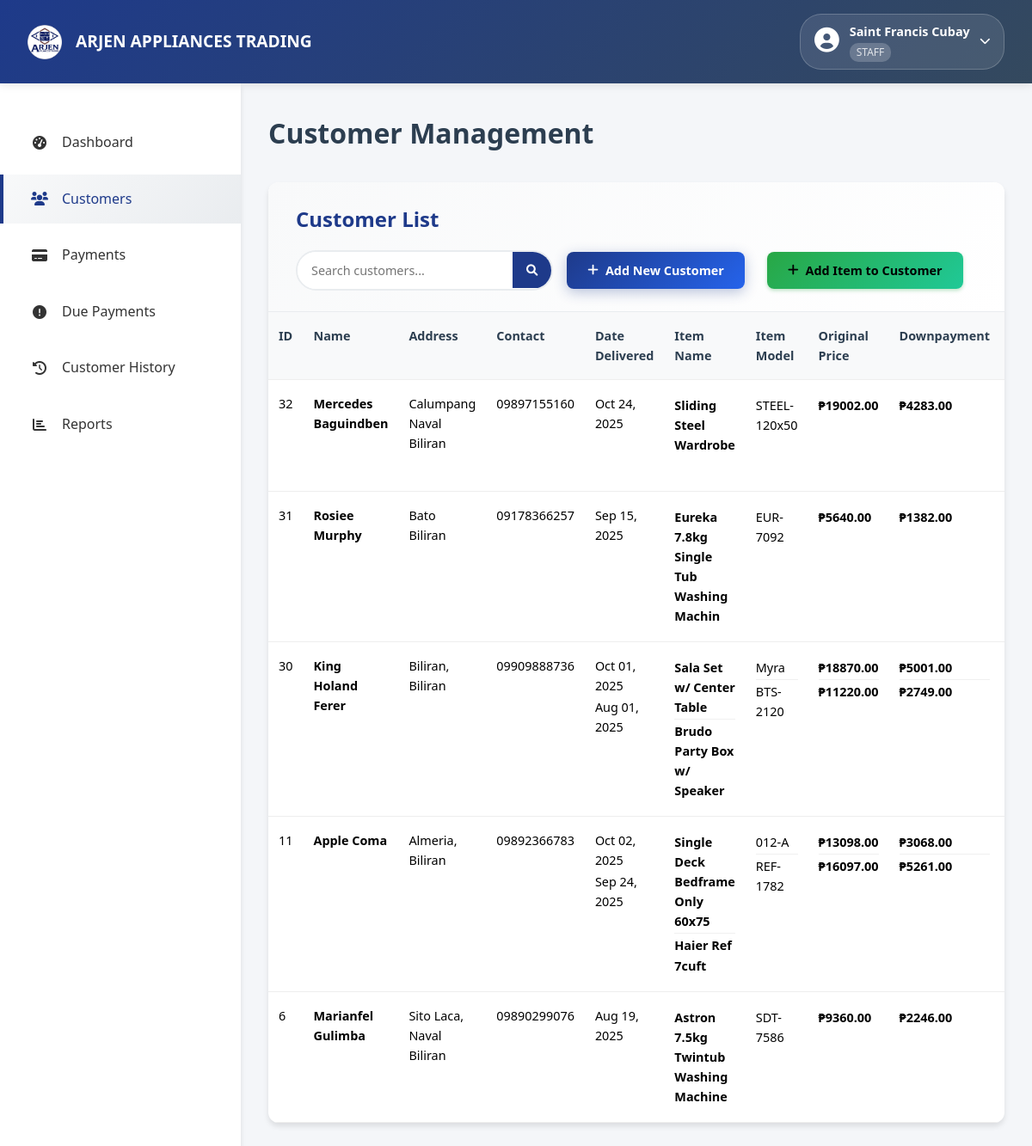
Page /customers/ (signed in) on the committed database.
### myapp/models.py (models this page shows, shortened)
class CustomUser(AbstractUser):
    ROLE_CHOICES = [
        ('admin', 'Admin'),
        ('staff', 'Staff'),
        ('customer', 'Customer'),
    ]
    STATUS_CHOICES = [
        ('active', 'Active'),
        ('inactive', 'Inactive'),
        ('pending', 'Pending'),
    ]
    full_name = models.CharField(max_length=100)
    phone = models.CharField(max_length=20, blank=True)
    role = models.CharField(max_length=10, choices=ROLE_CHOICES, default='customer')
    customer_id = models.IntegerField(null=True, blank=True)
    status = models.CharField(max_length=10, choices=STATUS_CHOICES, default='pending')
    last_login = models.DateTimeField(null=True, blank=True)
    created_at = models.DateTimeField(auto_now_add=True)
    updated_at = models.DateTimeField(auto_now=True)

class Customer(models.Model):
    STATUS_CHOICES = [
        ('active', 'Active'),
        ('fully_paid', 'Fully Paid'),
        ('pulled_out', 'Pulled Out'),
    ]
    customers_name = models.CharField(max_length=255)
    address = models.TextField()
    contact = models.CharField(max_length=50)
    date_delivered = models.DateField()
    item = models.CharField(max_length=255)
    monthly = models.DecimalField(max_digits=10, decimal_places=2)
    monthly_due = models.DecimalField(max_digits=10, decimal_places=2)
    term = models.IntegerField()  # Number of months
    rebates = models.DecimalField(max_digits=10, decimal_places=2, default=0)
    amount = models.DecimalField(max_digits=10, decimal_places=2)  # Total contract amount
    payments = models.DecimalField(max_digits=10, decimal_places=2, default=0)  # Total payments made
    downpayment = models.DecimalField(max_digits=10, decimal_places=2, default=0)
    status = models.CharField(max_length=15, choices=STATUS_CHOICES, default='active')
    completion_date = models.DateField(null=True, blank=True)
    created_at = models.DateTimeField(auto_now_add=True)
    updated_at = models.DateTimeField(auto_now=True)

class CustomerItem(models.Model):
    customer = models.ForeignKey(Customer, on_delete=models.CASCADE, related_name='items')
    item_name = models.CharField(max_length=100)
    item_model = models.CharField(max_length=100)
    item_description = models.TextField(blank=True, default='')
    item_price = models.DecimalField(max_digits=10, decimal_places=2, default=0)
    quantity = models.IntegerField(default=1)
    original_price = models.DecimalField(max_digits=10, decimal_places=2)
    downpayment = models.DecimalField(max_digits=10, decimal_places=2, default=0)
    good_as_cash = models.CharField(max_length=3, choices=[('yes', 'Yes'), ('no', 'No')], default='no')
    rebate_amount = models.DecimalField(max_digits=10, decimal_places=2, default=0)
    monthly_due = models.DecimalField(max_digits=10, decimal_places=2, default=0)
    term_months = models.IntegerField(default=0)
    total_contract_amount = models.DecimalField(max_digits=10, decimal_places=2)
    purchase_date = models.DateField()
    contract_start_date = models.DateField()
    contract_end_date = models.DateField()
    first_due_date = models.DateField()
    status = models.CharField(max_length=20, default='active', choices=[
        ('active', 'Active'),
        ('completed', 'Completed'),
        ('pulled_out', 'Pulled Out')
    ])
    created_at = models.DateTimeField(auto_now_add=True)
    updated_at = models.DateTimeField(auto_now=True)
    class Meta:
        ordering = ['-created_at']

### myapp/views.py (the view, shortened to what this page needs)
# urls.py: path('customers/', views.customers_list, name='customers_list'),
@login_required
def customers_list(request):
    if request.user.role not in ['admin', 'staff']:
        messages.error(request, 'Access denied')
        return redirect('index')
    from django.db.models import Max
    from .models import CustomerItem
    search_query = request.GET.get('search', '').strip()
    customers_query = Customer.objects.filter(status='active').annotate(
        item_count=Count('items', filter=Q(items__status='active')),
        total_monthly_due=Sum('items__monthly_due', filter=Q(items__status='active')),
        total_contract_value=Sum('items__total_contract_amount', filter=Q(items__status='active')),
        latest_purchase=Max('items__purchase_date', filter=Q(items__status='active'))
    ).prefetch_related('items')
    customers_query = customers_query.order_by('-created_at')
    customers_with_items = []
    for customer in customers_query:
        active_items = customer.items.filter(status='active').order_by('-purchase_date')
        customer.active_items = active_items
        all_items = ', '.join([item.item_name for item in active_items])
        all_models = ', '.join([item.item_model for item in active_items])
        all_prices = ', '.join([str(item.original_price) for item in active_items])
        all_monthly_due = ', '.join([str(item.monthly_due) for item in active_items])
        all_terms = ', '.join([str(item.term_months) for item in active_items])
        all_totals = ', '.join([str(item.total_contract_amount) for item in active_items])
        customer.all_items = all_items or customer.item or 'No items'
        customer.all_models = all_models or 'N/A'
        customer.all_prices = all_prices or 'N/A'  # Use N/A since Customer model doesn't have original_price
        customer.all_monthly_due = all_monthly_due or str(customer.monthly_due or 0)
        customer.all_terms = all_terms or str(customer.term or 0)
        customer.all_totals = all_totals or str((customer.monthly_due or 0) * (customer.term or 0))
        customer.calculated_total_monthly_due = customer.total_monthly_due or customer.monthly_due or 0
        monthly_payment = customer.monthly_due or 0
        term = customer.term or 0
        downpayment = customer.downpayment or 0
        customer.calculated_gross_price = (term * monthly_payment) + downpayment
        customers_with_items.append(customer)
    context = {
        'customers': customers_with_items,
        'search_query': search_query,
        'search_results_count': len(customers_with_items) if search_query else None,
    }
    return render(request, 'customers/customers_list.html', context)

### templates/customers/customers_list.html (shortened to what this page needs)
{% load static %}
<!DOCTYPE html>
<html lang="en">
<head>
    <link rel="stylesheet" href="https://cdnjs.cloudflare.com/ajax/libs/font-awesome/6.0.0/css/all.min.css">
</head>
<body>
    <nav class="navbar">
        <div class="brand">
            <img src="{% static 'images/arjen_logo.png' %}" alt="Arjen Appliances Logo">
            <div class="brand-text">ARJEN APPLIANCES TRADING</div>
        </div>
        <div class="user-menu">
            {% include 'includes/user_profile_dropdown.html' %}
        </div>
    </nav>
    <div class="main-container">
        {% include 'includes/staff_admin_sidebar.html' %}
        <main class="content">
            <div class="page-header">
                <h1 class="page-title">Customer Management</h1>
            </div>
            <div class="customer-table-container">
                <div class="table-header">
                    <h2 class="table-title">Customer List</h2>
                    <div class="table-controls">
                        <form method="GET" class="search-form">
                            <div class="search-container">
                                <input type="text" name="search" placeholder="Search customers..." value="{{ search_query }}" class="search-input">
                                <button type="submit" class="search-btn">
                                    <i class="fas fa-search"></i>
                                </button>
                            </div>
                        </form>
                        {% if user.role == 'admin' or user.role == 'staff' %}
                        <button id="addCustomerBtn" class="btn btn-primary">
                            <i class="fas fa-plus"></i> Add New Customer
                        </button>
                        <button id="addItemBtn" class="btn btn-success" style="margin-left: 10px; background: linear-gradient(135deg, #28a745, #20c997); border: none; box-shadow: 0 2px 4px rgba(40, 167, 69, 0.3);" onclick="showAddItemModal()">
                            <i class="fas fa-plus"></i> Add Item to Customer
                        </button>
                        {% endif %}
                    </div>
                </div>
                {% if customers %}
                <table>
                    <thead>
                        <tr>
                            <th>ID</th>
                            <th>Name</th>
                            <th>Address</th>
                            <th>Contact</th>
                            <th>Date Delivered</th>
                            <th>Item Name</th>
                            <th>Item Model</th>
                            <th>Original Price</th>
                            <th>Downpayment</th>
                            <th>Term</th>
                        </tr>
                    </thead>
                    <tbody>
                        {% for customer in customers %}
                        <tr>
                            <td>{{ customer.id }}</td>
                            <td><strong>{{ customer.customers_name }}</strong></td>
                            <td>{{ customer.address }}</td>
                            <td>{{ customer.contact }}</td>
                            <td>
                                {% if customer.active_items %}
                                    {% for item in customer.active_items %}
                                        <div style="margin-bottom: 2px;">
                                            <span style="font-size: 0.9rem; font-weight: 500;">{{ item.purchase_date|date:"M d, Y" }}</span>
                                        </div>
                                    {% endfor %}
                                {% else %}
                                    {{ customer.date_delivered|date:"M d, Y" }}
                                {% endif %}
                            </td>
                            <td>
                                <div class="items-container">
                                    {% if customer.active_items %}
                                        {% for item in customer.active_items %}
                                        <div class="item-row">
                                            <strong>{{ item.item_name }}</strong>
                                            {% if not forloop.last %}<br>{% endif %}
                                        </div>
                                        {% endfor %}
                                    {% else %}
                                        No items
                                    {% endif %}
                                </div>
                            </td>
                            <td>
                                <div class="items-container">
                                    {% if customer.active_items %}
                                        {% for item in customer.active_items %}
                                        <div class="item-row">
                                            {{ item.item_model }}
                                            {% if not forloop.last %}<br>{% endif %}
                                        </div>
                                        {% endfor %}
                                    {% else %}
                                        N/A
                                    {% endif %}
                                </div>
                            </td>
                            <td class="currency">
                                <div class="items-container">
                                    {% if customer.active_items %}
                                        {% for item in customer.active_items %}
                                        <div class="item-row">
                                            ₱{{ item.original_price|floatformat:2 }}
                                            {% if not forloop.last %}<br>{% endif %}
                                        </div>
                                        {% endfor %}
                                    {% else %}
                                        ₱0.00
                                    {% endif %}
                                </div>
                            </td>
                            <td class="currency">
                                <div class="items-container">
                                    {% if customer.active_items %}
                                        {% for item in customer.active_items %}
                                        <div class="item-row">
                                            ₱{{ item.downpayment|floatformat:2 }}
                                            {% if not forloop.last %}<br>{% endif %}
                                        </div>
                                        {% endfor %}
                                    {% else %}
                                        ₱0.00
                                    {% endif %}
                                </div>
                            </td>
                            <td>
                            </td>
                        </tr>
                        {% endfor %}
                    </tbody>
                </table>
                {% else %}
                <div class="no-data">
                    <i class="fas fa-users"></i>
                    <h3>No customers found</h3>
                    <p>{% if search_query %}No customers match your search criteria.{% else %}Start by adding your first customer.{% endif %}</p>
                </div>
                {% endif %}
            </div>
        </main>
    </div>
</body>
</html>

### templates/includes/user_profile_dropdown.html (shortened to what this page needs)
<div class="user-profile-dropdown">
    <div class="user-info-display" onclick="toggleProfileDropdown()">
        <div class="user-avatar">
            <i class="fas fa-user-circle"></i>
        </div>
        <div class="user-details">
            <span class="user-name">{{ user.full_name|default:user.username }}</span>
            <span class="user-role">{{ user.role|upper }}</span>
        </div>
        <i class="fas fa-chevron-down dropdown-arrow"></i>
    </div>
</div>

### rows in the picture
CustomUser: full_name "Saint Francis Cubay", role "STAFF"
Customer: id "32", customers_name "Mercedes Baguindben", address "Calumpang Naval Biliran", contact "09897155160"
CustomerItem: purchase_date "Oct 24, 2025", item_name "Sliding Steel Wardrobe", item_model "STEEL-120x50", original_price "19002.00", downpayment "4283.00"
Customer: id "31", customers_name "Rosiee Murphy", address "Bato Biliran", contact "09178366257"
CustomerItem: purchase_date "Sep 15, 2025", item_name "Eureka 7.8kg Single Tub Washing Machin", item_model "EUR-7092", original_price "5640.00", downpayment "1382.00"
Customer: id "30", customers_name "King Holand Ferer", address "Biliran, Biliran", contact "09909888736"
CustomerItem: purchase_date "Oct 01, 2025", item_name "Sala Set w/ Center Table", item_model "Myra", original_price "18870.00", downpayment "5001.00"
CustomerItem: purchase_date "Aug 01, 2025", item_name "Brudo Party Box w/ Speaker", item_model "BTS-2120", original_price "11220.00", downpayment "2749.00"
Customer: id "11", customers_name "Apple Coma", address "Almeria, Biliran", contact "09892366783"
CustomerItem: purchase_date "Oct 02, 2025", item_name "Single Deck Bedframe Only 60x75", item_model "012-A", original_price "13098.00", downpayment "3068.00"
CustomerItem: purchase_date "Sep 24, 2025", item_name "Haier Ref 7cuft", item_model "REF-1782", original_price "16097.00", downpayment "5261.00"
Customer: id "6", customers_name "Marianfel Gulimba", address "Sito Laca, Naval Biliran", contact "09890299076"
CustomerItem: purchase_date "Aug 19, 2025", item_name "Astron 7.5kg Twintub Washing Machine", item_model "SDT-7586", original_price "9360.00", downpayment "2246.00"
